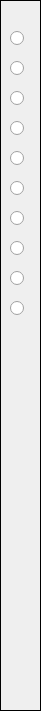
   <widget class="QFrame" name="pageTabFrame">
    <property name="geometry">
     <rect>
      <x>160</x>
      <y>10</y>
      <width>41</width>
      <height>711</height>
     </rect>
    </property>
    <property name="frameShape">
     <enum>QFrame::Box</enum>
    </property>
    <property name="frameShadow">
     <enum>QFrame::Plain</enum>
    </property>
    <widget class="QRadioButton" name="page1">
     <property name="geometry">
      <rect>
       <x>10</x>
       <y>30</y>
       <width>16</width>
       <height>17</height>
      </rect>
     </property>
     <property name="text">
      <string/>
     </property>
    </widget>
    <widget class="QRadioButton" name="page2">
     <property name="geometry">
      <rect>
       <x>10</x>
       <y>60</y>
       <width>16</width>
       <height>17</height>
      </rect>
     </property>
     <property name="text">
      <string/>
     </property>
    </widget>
    <widget class="QRadioButton" name="page3">
     <property name="geometry">
      <rect>
       <x>10</x>
       <y>90</y>
       <width>16</width>
       <height>17</height>
      </rect>
     </property>
     <property name="text">
      <string/>
     </property>
    </widget>
    <widget class="QRadioButton" name="page4">
     <property name="geometry">
      <rect>
       <x>10</x>
       <y>120</y>
       <width>16</width>
       <height>17</height>
      </rect>
     </property>
     <property name="text">
      <string/>
     </property>
    </widget>
    <widget class="QRadioButton" name="page5">
     <property name="geometry">
      <rect>
       <x>10</x>
       <y>150</y>
       <width>16</width>
       <height>17</height>
      </rect>
     </property>
     <property name="text">
      <string/>
     </property>
    </widget>
    <widget class="QRadioButton" name="page6">
     <property name="geometry">
      <rect>
       <x>10</x>
       <y>180</y>
       <width>16</width>
       <height>17</height>
      </rect>
     </property>
     <property name="text">
      <string/>
     </property>
    </widget>
    <widget class="QRadioButton" name="page7">
     <property name="geometry">
      <rect>
       <x>10</x>
       <y>210</y>
       <width>16</width>
       <height>17</height>
      </rect>
     </property>
     <property name="text">
      <string/>
     </property>
    </widget>
    <widget class="QRadioButton" name="page8">
     <property name="geometry">
      <rect>
       <x>10</x>
       <y>240</y>
       <width>16</width>
       <height>17</height>
      </rect>
     </property>
     <property name="text">
      <string/>
     </property>
    </widget>
    <widget class="QRadioButton" name="page9">
     <property name="geometry">
      <rect>
       <x>10</x>
       <y>270</y>
       <width>16</width>
       <height>17</height>
      </rect>
     </property>
     <property name="text">
      <string/>
     </property>
    </widget>
    <widget class="QRadioButton" name="page10">
     <property name="geometry">
      <rect>
       <x>10</x>
       <y>300</y>
       <width>16</width>
       <height>17</height>
      </rect>
     </property>
     <property name="text">
      <string/>
     </property>
    </widget>
   </widget>
